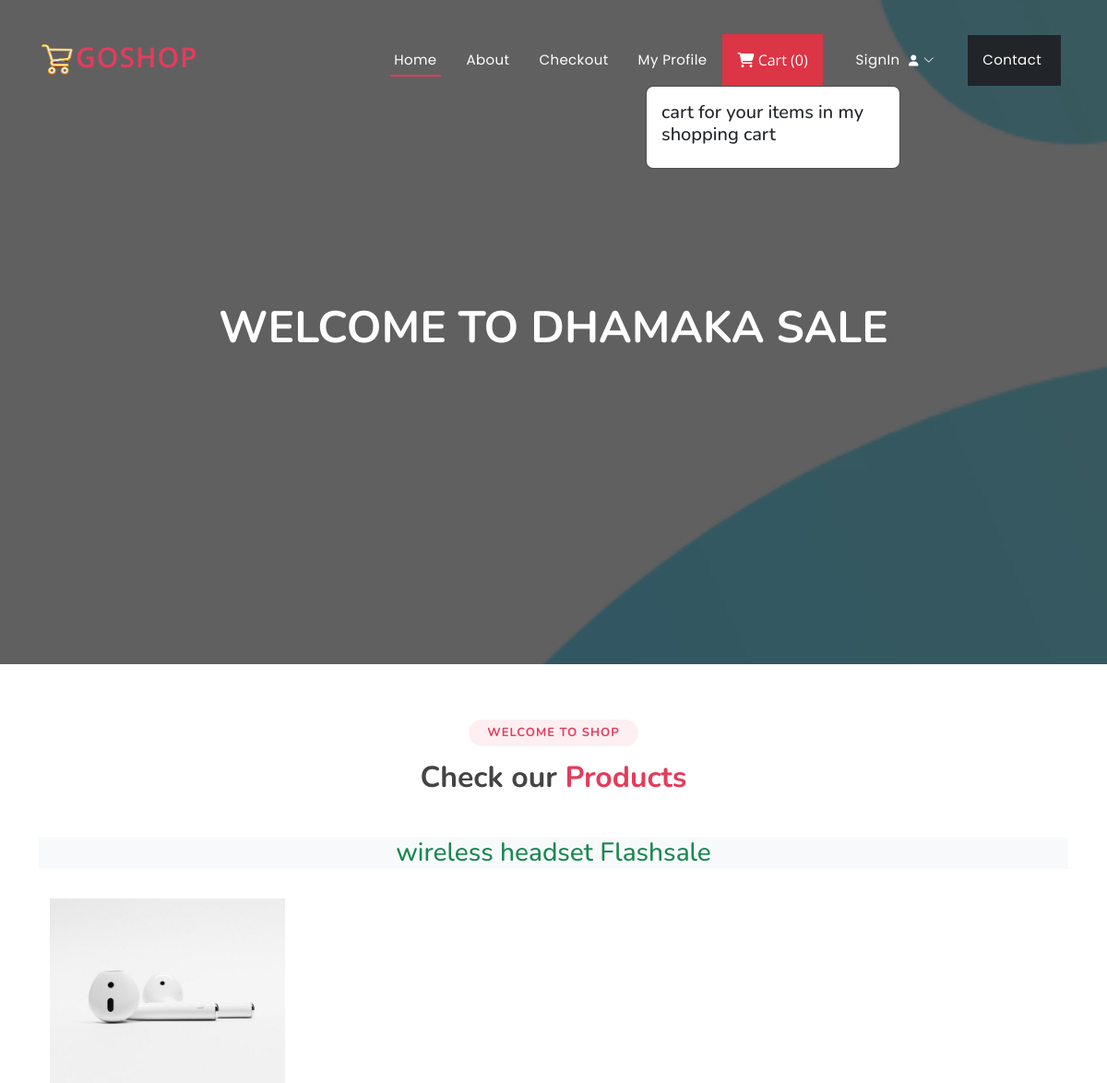
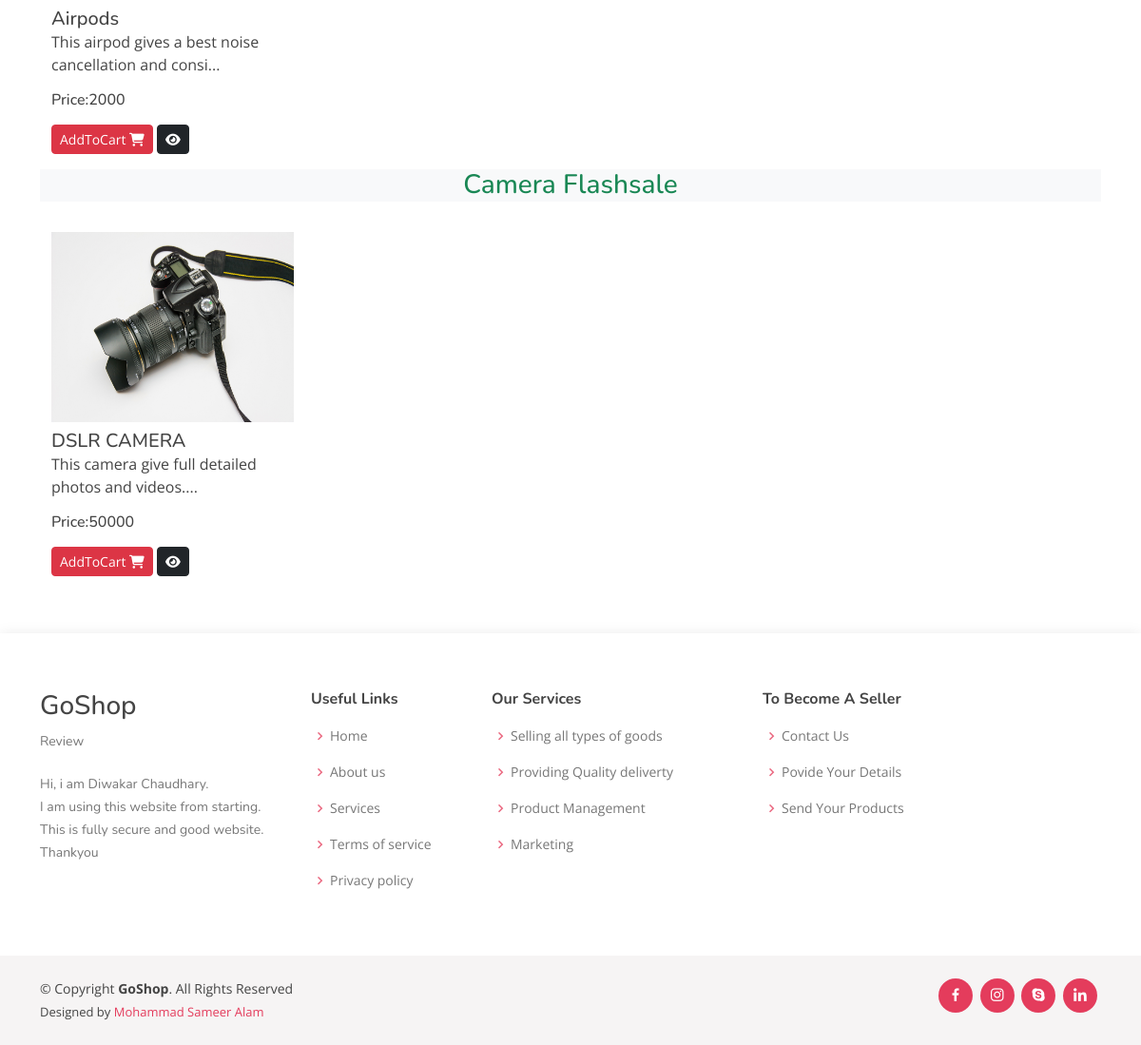
The page / on the database its author committed (2 pictures, top to bottom).
### ecommerceapp/models.py (models this page shows, shortened)
class Product(models.Model):
    product_id = models.AutoField
    product_name = models.CharField(max_length=100)
    category = models.CharField(max_length=100, default="")
    subcategory = models.CharField(max_length=50, default="")
    price = models.IntegerField(default=0)
    desc = models.CharField(max_length=300)
    image = models.ImageField(upload_to='images/images')

### ecommerceapp/views.py (the view)
# urls.py: path('',views.index,name="index"),
def index(request):
    allProds = []
    catprods = Product.objects.values('category','id')
    print(catprods)
    cats = {item['category'] for item in catprods}
    for cat in cats:
        prod= Product.objects.filter(category=cat)
        n=len(prod)
        nSlides = n // 4 + ceil((n / 4) - (n // 4))
        allProds.append([prod, range(1, nSlides), nSlides])
    params= {'allProds':allProds}
    return render(request,"index.html",params)

### templates/index.html (shortened to what this page needs)
{% extends 'base.html' %}
{% block content %}
<h1>Welcome to Dhamaka Sale</h1>
{% endblock content %}
{% block body %}
{% load static %}
<section id="portfolio" class="portfolio">
  <div class="container">
    <div class="section-title">
      <h2>Welcome to Shop</h2>
      <h3>Check our <span>Products</span></h3>
    </div>
    {% for product, range, nSlides in allProds %}
    <h3 class="my-3 text-center text-success bg-light">
      {{product.0.category}} Flashsale
    </h3>
    <div class="container">
      <div class="row">
        {% for i in product %}
        <div class="col-md-3 mt-3">
          <img src="/media/{{i.image}}" class="card-img-top" alt="not found" height="200px" width="150px" />
          <div class="card-body">
            <h5 class="card-title mt-2" id="namepr{{i.id}}">{{i.product_name}}</h5>
            <p class="card-text">{{i.desc|slice:"0:53"}}...</p>
            <h6 class="card-title mb-3">
              Price:<span id="pricepr{{i.id}}">{{i.price}}</span>
            </h6>
            <span id="divpr{{i.id}}" class="divpr">
              <button id="pr{{i.id}}" class="btn btn-danger cart btn-sm mt-0">
                AddToCart <i class="fa-solid fa-cart-shopping"></i>
              </button>
            </span>
            <a href="/media/{{i.image}}">
              <button class="btn btn-dark btn-sm cart"><i class="fa-solid fa-eye"></i></button></a
            >
          </div>
        </div>
        {% endfor %}
      </div>
    </div>
    {% endfor %}
  </div>
</section>
{% endblock body %}

### templates/base.html (shortened to what this page needs)
{% load static %}
<!DOCTYPE html>
<html lang="en">
<head>
  <link href="{% static '/assets/vendor/bootstrap/css/bootstrap.min.css' %}" rel="stylesheet">
  <link href="{% static '/assets/vendor/bootstrap-icons/bootstrap-icons.css' %}" rel="stylesheet">
  <link href="{% static '/assets/vendor/boxicons/css/boxicons.min.css' %}" rel="stylesheet">
  <link href="{% static '/assets/vendor/glightbox/css/glightbox.min.css' %}" rel="stylesheet">
  <link href="{% static '/assets/vendor/remixicon/remixicon.css' %}" rel="stylesheet">
  <link href="{% static '/assets/vendor/swiper/swiper-bundle.min.css' %}" rel="stylesheet">
  <link rel="stylesheet" href="https://cdnjs.cloudflare.com/ajax/libs/font-awesome/6.2.1/css/all.min.css" />
  <link href="{% static '/assets/css/style.css' %}" rel="stylesheet">
</head>
<body>
  <header id="header" class="fixed-top ">
    <div class="container d-flex align-items-center justify-content-between">
<a href="/" class="logo"><img src="{% static 'images/logo.png' %}" alt="" class="img-fluid">GoShop</a>
      <nav id="navbar" class="navbar">
        <ul>
          <li><a class="nav-link scrollto active" href="/">Home</a></li>
          <li><a class="nav-link scrollto" href="/about">About</a></li>
          <li><a class="nav-link scrollto" href="/checkout">Checkout</a></li>
          <li><a class="nav-link scrollto" href="/profile">My Profile </a></li>
          <button type="button" class="nav-link scrollto bg-danger p-3 m-2 text-white" id="popcart" data-container="body" data-toggle="popover" data-placement="bottom" data-html="true" ><i class="fa-solid fa-cart-shopping"></i> Cart (<span id="cart">0</span>)
          </button>
          {% if request.user.is_authenticated %}
          <li><a  class="nav-link scrollto" href="/auth/logout/">Logout <i class="fa-solid fa-right-from-bracket"></i>
          </a></li>
          {% else %}
          <li class="dropdown"><a href="#"><span>SignIn </span> <i class="bi bi-chevron-down"></i></a>
          </li>
          {% endif %}
          <li><a class="nav-link scrollto bg-dark p-3 m-2" href="/contact">Contact </a></li>
        </ul>
      </nav>
    </div>
  </header>
  <section id="hero">
    <div class="hero-container">
      {% block content %}
      {% endblock content %}
    </div>
  </section>
  <main id="main">
    {% block body %}
    {% endblock body %}
  </main>
  <footer id="footer">
    <div class="footer-top">
      <div class="container">
        <div class="row">
          <div class="col-lg-3 col-md-6 footer-contact">
            <h3>GoShop</h3>
            <p>Review</P>
          <p>Hi, i am Diwakar Chaudhary. </br>I am using this website from starting.</br>This is fully secure and good website. </br>Thankyou</p>
          </div>
          <div class="col-lg-2 col-md-6 footer-links">
            <h4>Useful Links</h4>
            <ul>
              <li><i class="bx bx-chevron-right"></i> <a href="/">Home</a></li>
              <li><i class="bx bx-chevron-right"></i> <a href="/about">About us</a></li>
              <li><i class="bx bx-chevron-right"></i> <a href="#">Services</a></li>
              <li><i class="bx bx-chevron-right"></i> <a href="#">Terms of service</a></li>
              <li><i class="bx bx-chevron-right"></i> <a href="#">Privacy policy</a></li>
            </ul>
          </div>
          <div class="col-lg-3 col-md-6 footer-links">
            <h4>Our Services</h4>
            <ul>
              <li><i class="bx bx-chevron-right"></i> <a href="#">Selling all types of goods</a></li>
              <li><i class="bx bx-chevron-right"></i> <a href="#">Providing Quality deliverty</a></li>
              <li><i class="bx bx-chevron-right"></i> <a href="#">Product Management</a></li>
              <li><i class="bx bx-chevron-right"></i> <a href="#">Marketing</a></li>
            </ul>
          </div>
          <div class="col-lg-3 col-md-6 footer-links">
            <h4>To Become A Seller</h4>
            <ul>
              <li><i class="bx bx-chevron-right"></i> <a href="#">Contact Us</a></li>
              <li><i class="bx bx-chevron-right"></i> <a href="#">Povide Your Details</a></li>
              <li><i class="bx bx-chevron-right"></i> <a href="#">Send Your Products</a></li>
            </ul>
          </div>
        </div>
      </div>
    </div>
    <div class="container d-md-flex py-4">
      <div class="me-md-auto text-center text-md-start">
        <div class="copyright">
          &copy; Copyright <strong><span>GoShop</span></strong>. All Rights Reserved
        </div>
        <div class="credits">
          Designed by <a href="https://bootstrapmade.com/">Mohammad Sameer Alam</a>
        </div>
      </div>
      <div class="social-links text-center text-md-right pt-3 pt-md-0">
        <a href="#" class="facebook"><i class="bx bxl-facebook"></i></a>
        <a href="#" class="instagram"><i class="bx bxl-instagram"></i></a>
        <a href="#" class="google-plus"><i class="bx bxl-skype"></i></a>
        <a href="#" class="linkedin"><i class="bx bxl-linkedin"></i></a>
      </div>
    </div>
  </footer>
</body>
</html>

### static/assets/css/style.css (style rules this page uses)
body { font-family: "Open Sans", sans-serif; color: #444444; }
a { color: #e43c5c; text-decoration: none; }
h1, h2, h3, h4, h5, h6 { font-family: "Nunito", sans-serif; }
#header { transition: all 0.5s; z-index: 997; padding: 20px 0; }
#header .logo { font-size: 30px; margin: 0; padding: 0; line-height: 1; font-weight: 600; letter-spacing: 1px; text-transform: uppercase; }
#header .logo img { max-height: 40px; }
.navbar { padding: 0; }
.navbar ul { margin: 0; padding: 0; display: flex; list-style: none; align-items: center; }
.navbar li { position: relative; }
.navbar>ul>li { white-space: nowrap; padding: 10px 0 10px 24px; }
.navbar a, .navbar a:focus { display: flex; align-items: center; justify-content: space-between; font-family: "Poppins", sans-serif; color: #fff; font-size: 15px; padding: 0 4px; white-space: nowrap; transition: 0.3s; letter-spacing: 0.4px; position: relative; }
.navbar a i, .navbar a:focus i { font-size: 12px; line-height: 0; margin-left: 5px; }
.navbar>ul>li>a:before { content: ""; position: absolute; width: 100%; height: 2px; bottom: -6px; left: 0; background-color: #e43c5c; visibility: hidden; transform: scaleX(0); transition: all 0.3s ease-in-out 0s; }
.navbar a:hover:before, .navbar li:hover>a:before, .navbar .active:before { visibility: visible; transform: scaleX(1); }
.navbar a:hover, .navbar .active, .navbar .active:focus, .navbar li:hover>a { color: #fff; }
#hero { width: 100%; height: 90vh; background: url("../../images/bgg.jpg") top center; background-size: cover; position: relative; }
#hero:before { content: ""; background: rgba(0, 0, 0, 0.6); position: absolute; bottom: 0; top: 0; left: 0; right: 0; }
#hero .hero-container { position: absolute; bottom: 0; top: 0; left: 0; right: 0; display: flex; justify-content: center; align-items: center; flex-direction: column; text-align: center; padding: 0 15px; }
#hero h1 { margin: 0 0 10px 0; font-size: 48px; font-weight: 700; line-height: 56px; text-transform: uppercase; color: #fff; }
@media (min-width: 1024px) { #hero { background-attachment: fixed; } }
section { padding: 60px 0; overflow: hidden; }
.section-title { text-align: center; padding-bottom: 30px; }
.section-title h2 { font-size: 13px; letter-spacing: 1px; font-weight: 700; padding: 8px 20px; line-height: 1; margin: 0; background: #fdeff2; color: #e43c5c; display: inline-block; text-transform: uppercase; border-radius: 50px; }
.section-title h3 { margin: 15px 0 0 0; font-size: 32px; font-weight: 700; }
.section-title h3 span { color: #e43c5c; }
#footer { color: #444444; font-size: 14px; background: #f6f4f4; box-shadow: 0px 2px 15px rgba(0, 0, 0, 0.1); }
#footer .footer-top { padding: 60px 0 30px 0; background: #fff; }
#footer .footer-top .footer-contact { margin-bottom: 30px; }
#footer .footer-top .footer-contact p { font-size: 14px; line-height: 24px; margin-bottom: 0; font-family: "Nunito", sans-serif; color: #777777; }
#footer .footer-top h4 { font-size: 16px; font-weight: bold; color: #444444; position: relative; padding-bottom: 12px; }
#footer .footer-top .footer-links { margin-bottom: 30px; }
#footer .footer-top .footer-links ul { list-style: none; padding: 0; margin: 0; }
#footer .footer-top .footer-links ul i { padding-right: 2px; color: #ea6981; font-size: 18px; line-height: 1; }
#footer .footer-top .footer-links ul li { padding: 10px 0; display: flex; align-items: center; }
#footer .footer-top .footer-links ul li:first-child { padding-top: 0; }
#footer .footer-top .footer-links ul a { color: #777777; transition: 0.3s; display: inline-block; line-height: 1; }
#footer .credits { padding-top: 5px; font-size: 13px; color: #444444; }
#footer .social-links a { font-size: 18px; display: inline-block; background: #e43c5c; color: #fff; line-height: 1; padding: 8px 0; margin-right: 4px; border-radius: 50%; text-align: center; width: 36px; height: 36px; transition: 0.3s; }

### rows shown on the page
Product: category "wireless headset", image (picture), product_name "Airpods", desc "This airpod gives a best noise cancellation and consi", price "2000"
Product: category "Camera", image (picture), product_name "DSLR CAMERA", desc "This camera give full detailed photos and videos.", price "50000"
